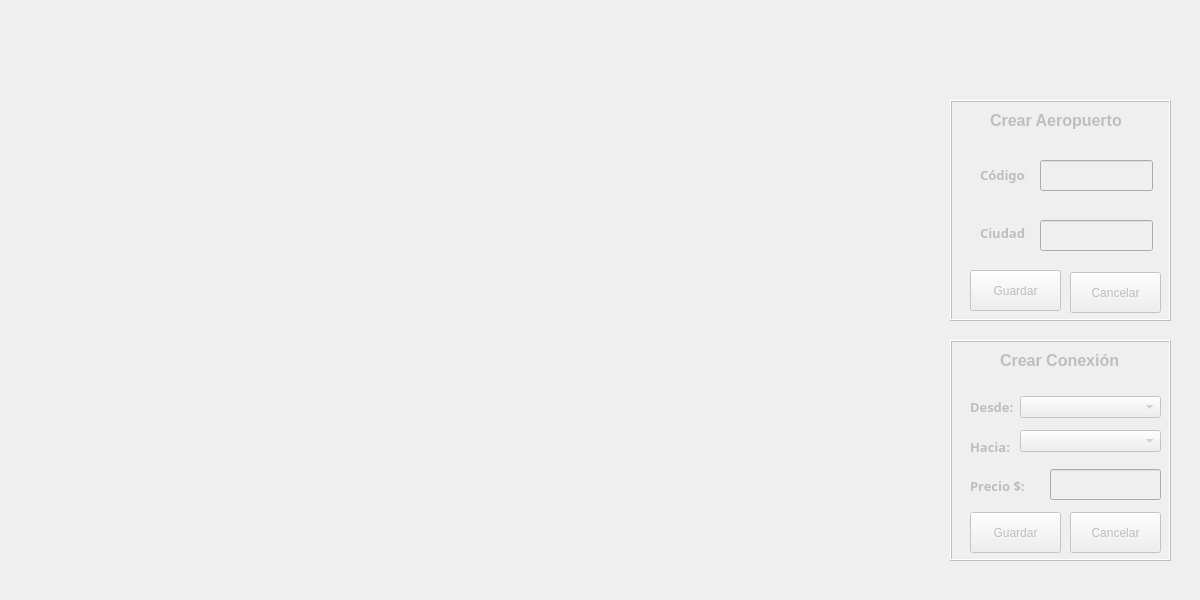
<?xml version="1.0" encoding="UTF-8"?>
<ui version="4.0">
 <class>admin1</class>
 <widget class="QDialog" name="admin1">
  <property name="geometry">
   <rect>
    <x>0</x>
    <y>0</y>
    <width>1200</width>
    <height>600</height>
   </rect>
  </property>
  <property name="windowTitle">
   <string>Diseño de Rutas</string>
  </property>
  <property name="windowIcon">
   <iconset resource="application.qrc">
    <normaloff>:/imagenes/avion.ico</normaloff>:/imagenes/avion.ico</iconset>
  </property>
  <property name="styleSheet">
   <string notr="true"/>
  </property>
  <widget class="QFrame" name="frame">
   <property name="enabled">
    <bool>false</bool>
   </property>
   <property name="geometry">
    <rect>
     <x>950</x>
     <y>100</y>
     <width>221</width>
     <height>221</height>
    </rect>
   </property>
   <property name="styleSheet">
    <string notr="true"/>
   </property>
   <property name="frameShape">
    <enum>QFrame::Box</enum>
   </property>
   <property name="frameShadow">
    <enum>QFrame::Raised</enum>
   </property>
   <widget class="QPushButton" name="pushButton">
    <property name="geometry">
     <rect>
      <x>20</x>
      <y>170</y>
      <width>91</width>
      <height>41</height>
     </rect>
    </property>
    <property name="text">
     <string>Guardar</string>
    </property>
   </widget>
   <widget class="QPushButton" name="pushButton_2">
    <property name="geometry">
     <rect>
      <x>120</x>
      <y>172</y>
      <width>91</width>
      <height>41</height>
     </rect>
    </property>
    <property name="text">
     <string>Cancelar</string>
    </property>
   </widget>
   <widget class="QLabel" name="label">
    <property name="geometry">
     <rect>
      <x>40</x>
      <y>10</y>
      <width>161</width>
      <height>21</height>
     </rect>
    </property>
    <property name="font">
     <font>
      <pointsize>12</pointsize>
      <weight>75</weight>
      <bold>true</bold>
     </font>
    </property>
    <property name="text">
     <string>Crear Aeropuerto</string>
    </property>
   </widget>
   <widget class="QLabel" name="label_2">
    <property name="geometry">
     <rect>
      <x>30</x>
      <y>64</y>
      <width>46</width>
      <height>21</height>
     </rect>
    </property>
    <property name="font">
     <font>
      <family>Aharoni</family>
      <pointsize>10</pointsize>
      <weight>75</weight>
      <bold>true</bold>
     </font>
    </property>
    <property name="text">
     <string>Código:</string>
    </property>
   </widget>
   <widget class="QLineEdit" name="lineEdit">
    <property name="geometry">
     <rect>
      <x>90</x>
      <y>60</y>
      <width>113</width>
      <height>31</height>
     </rect>
    </property>
   </widget>
   <widget class="QLabel" name="label_3">
    <property name="geometry">
     <rect>
      <x>30</x>
      <y>122</y>
      <width>46</width>
      <height>21</height>
     </rect>
    </property>
    <property name="font">
     <font>
      <family>Aharoni</family>
      <pointsize>10</pointsize>
      <weight>75</weight>
      <bold>true</bold>
     </font>
    </property>
    <property name="text">
     <string>Ciudad:</string>
    </property>
   </widget>
   <widget class="QLineEdit" name="lineEdit_2">
    <property name="geometry">
     <rect>
      <x>90</x>
      <y>120</y>
      <width>113</width>
      <height>31</height>
     </rect>
    </property>
   </widget>
  </widget>
  <widget class="QFrame" name="frame_2">
   <property name="enabled">
    <bool>false</bool>
   </property>
   <property name="geometry">
    <rect>
     <x>950</x>
     <y>340</y>
     <width>221</width>
     <height>221</height>
    </rect>
   </property>
   <property name="styleSheet">
    <string notr="true"/>
   </property>
   <property name="frameShape">
    <enum>QFrame::Box</enum>
   </property>
   <property name="frameShadow">
    <enum>QFrame::Raised</enum>
   </property>
   <widget class="QPushButton" name="pushButton_3">
    <property name="geometry">
     <rect>
      <x>20</x>
      <y>172</y>
      <width>91</width>
      <height>41</height>
     </rect>
    </property>
    <property name="text">
     <string>Guardar</string>
    </property>
   </widget>
   <widget class="QPushButton" name="pushButton_4">
    <property name="geometry">
     <rect>
      <x>120</x>
      <y>172</y>
      <width>91</width>
      <height>41</height>
     </rect>
    </property>
    <property name="text">
     <string>Cancelar</string>
    </property>
   </widget>
   <widget class="QLabel" name="label_4">
    <property name="geometry">
     <rect>
      <x>50</x>
      <y>10</y>
      <width>161</width>
      <height>21</height>
     </rect>
    </property>
    <property name="font">
     <font>
      <pointsize>12</pointsize>
      <weight>75</weight>
      <bold>true</bold>
     </font>
    </property>
    <property name="text">
     <string>Crear Conexión</string>
    </property>
   </widget>
   <widget class="QLabel" name="label_5">
    <property name="geometry">
     <rect>
      <x>20</x>
      <y>60</y>
      <width>46</width>
      <height>13</height>
     </rect>
    </property>
    <property name="font">
     <font>
      <family>Aharoni</family>
      <pointsize>10</pointsize>
      <weight>75</weight>
      <bold>true</bold>
     </font>
    </property>
    <property name="text">
     <string>Desde:</string>
    </property>
   </widget>
   <widget class="QLabel" name="label_6">
    <property name="geometry">
     <rect>
      <x>20</x>
      <y>100</y>
      <width>46</width>
      <height>13</height>
     </rect>
    </property>
    <property name="font">
     <font>
      <family>Aharoni</family>
      <pointsize>10</pointsize>
      <weight>75</weight>
      <bold>true</bold>
     </font>
    </property>
    <property name="text">
     <string>Hacia:</string>
    </property>
   </widget>
   <widget class="QComboBox" name="comboBox">
    <property name="geometry">
     <rect>
      <x>70</x>
      <y>56</y>
      <width>141</width>
      <height>22</height>
     </rect>
    </property>
   </widget>
   <widget class="QComboBox" name="comboBox_2">
    <property name="geometry">
     <rect>
      <x>70</x>
      <y>90</y>
      <width>141</width>
      <height>22</height>
     </rect>
    </property>
   </widget>
   <widget class="QLabel" name="label_7">
    <property name="geometry">
     <rect>
      <x>20</x>
      <y>135</y>
      <width>71</width>
      <height>21</height>
     </rect>
    </property>
    <property name="font">
     <font>
      <family>Arial Black</family>
      <pointsize>10</pointsize>
      <weight>75</weight>
      <bold>true</bold>
     </font>
    </property>
    <property name="text">
     <string>Precio $:</string>
    </property>
   </widget>
   <widget class="QLineEdit" name="lineEdit_3">
    <property name="geometry">
     <rect>
      <x>100</x>
      <y>129</y>
      <width>111</width>
      <height>31</height>
     </rect>
    </property>
    <property name="inputMask">
     <string/>
    </property>
   </widget>
  </widget>
  <widget class="QLabel" name="label_8">
   <property name="geometry">
    <rect>
     <x>150</x>
     <y>-100</y>
     <width>671</width>
     <height>331</height>
    </rect>
   </property>
   <property name="styleSheet">
    <string notr="true">image: url(:/imagenes/logo_vueling.png);</string>
   </property>
   <property name="text">
    <string/>
   </property>
   <property name="pixmap">
    <pixmap>:/imagenes/logo_vueling.jpg</pixmap>
   </property>
  </widget>
  <zorder>label_8</zorder>
  <zorder>frame</zorder>
  <zorder>frame_2</zorder>
 </widget>
 <resources>
  <include location="application.qrc"/>
 </resources>
 <connections/>
</ui>
